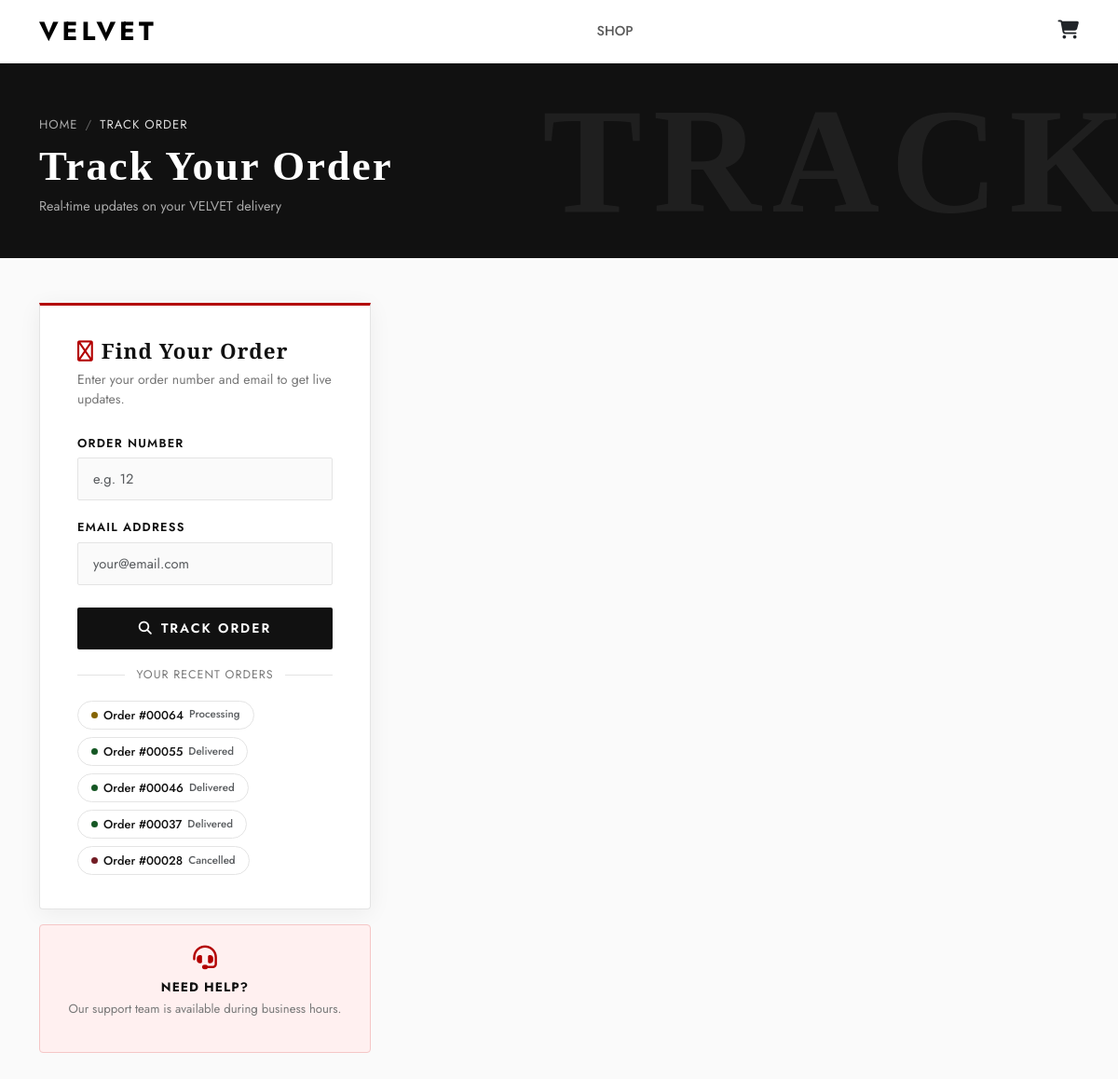
The app's page /order-tracking.php (signed in) with its own data.
### tables this page shows
CREATE TABLE `orders` (
  `id` int(11) NOT NULL,
  `user_id` int(11) NOT NULL,
  `address_id` int(11) DEFAULT NULL,
  `coupon_id` int(11) DEFAULT NULL,
  `status` enum('pending','confirmed','processing','shipped','delivered','cancelled') NOT NULL DEFAULT 'pending',
  `payment_method` enum('COD','VISA') NOT NULL DEFAULT 'COD',
  `payment_status` enum('pending','paid','failed') NOT NULL DEFAULT 'pending',
  `subtotal` decimal(10,2) NOT NULL,
  `discount_amount` decimal(10,2) NOT NULL DEFAULT 0.00,
  `shipping_fee` decimal(10,2) NOT NULL DEFAULT 0.00,
  `total_amount` decimal(10,2) NOT NULL,
  `notes` text DEFAULT NULL,
  `ordered_at` timestamp NOT NULL DEFAULT current_timestamp(),
  `updated_at` timestamp NOT NULL DEFAULT current_timestamp() ON UPDATE current_timestamp()
);

### auth.php (called while the page is built, shortened)
<?php
function isLoggedIn(): bool {
    return isset($_SESSION['user_id']);
}

### order-tracking.php (the view, shortened to what this page needs)
<?php
include 'dbconnect.php';
include 'auth.php';
$isLoggedIn = isLoggedIn();
$user_id    = currentUserId();
$my_orders = [];
if ($isLoggedIn) {
    $mos = $pdo->prepare("
        SELECT id, status, ordered_at, total_amount
        FROM orders WHERE user_id = ? ORDER BY ordered_at DESC LIMIT 10
    ");
    $mos->execute([$user_id]);
    $my_orders = $mos->fetchAll();
}
?>
<!DOCTYPE html>
<html lang="en">
<head>
    <link href="https://cdn.jsdelivr.net/npm/bootstrap@5.3.0/dist/css/bootstrap.min.css" rel="stylesheet">
    <link rel="stylesheet" href="https://cdnjs.cloudflare.com/ajax/libs/font-awesome/6.4.0/css/all.min.css">
    <link href="order-tracking.css" rel="stylesheet">
</head>
<body>
<nav class="navbar navbar-expand-lg navbar-light bg-white sticky-top shadow-sm">
    <div class="container">
        <a class="navbar-brand fw-bold fs-3" href="index.php">VELVET</a>
        <div class="collapse navbar-collapse" id="navbarNav">
            <ul class="navbar-nav mx-auto">
                <li class="nav-item"><a class="nav-link" href="shop.php">Shop</a></li>
            </ul>
            <div class="d-flex align-items-center gap-3">
                <?php if ($isLoggedIn): ?>
                <a href="shopping%20bag.php" class="text-dark"><i class="fa-solid fa-cart-shopping fs-5"></i></a>
                <?php endif; ?>
            </div>
        </div>
    </div>
</nav>
<div class="page-banner">
    <div class="container">
        <nav aria-label="breadcrumb">
            <ol class="breadcrumb">
                <li class="breadcrumb-item"><a href="index.php">Home</a></li>
                <li class="breadcrumb-item active">Track Order</li>
            </ol>
        </nav>
        <h1 class="mt-2">Track Your Order</h1>
        <p class="mb-0" style="color:#aaa;font-size:.9rem;">Real-time updates on your VELVET delivery</p>
    </div>
</div>
<main class="container py-5">
    <div class="row g-4 justify-content-center">
        <div class="col-lg-4 col-md-5">
            <div class="lookup-card">
                <h5><i class="fa-regular fa-magnifying-glass me-2" style="color:var(--red)"></i>Find Your Order</h5>
                <p class="sub">Enter your order number and email to get live updates.</p>
                <div class="mb-3">
                    <label class="form-label">Order Number</label>
                    <input type="number" class="form-control" id="orderInput" placeholder="e.g. 12" min="1">
                </div>
                <div class="mb-4">
                    <label class="form-label">Email Address</label>
                    <input type="email" class="form-control" id="emailInput" placeholder="your@email.com">
                </div>
                <button class="btn-track" onclick="trackOrder()">
                    <i class="fas fa-search me-2"></i>Track Order
                </button>
                <?php if ($isLoggedIn && !empty($my_orders)): ?>
                <div class="divider-or"><span>your recent orders</span></div>
                <div class="sample-chips">
                    <?php foreach ($my_orders as $mo):
                        $statusColors = ['pending'=>'#856404','confirmed'=>'#055160','processing'=>'#856404','shipped'=>'#0c5460','delivered'=>'#155724','cancelled'=>'#721c24'];
                        $col = $statusColors[$mo['status']] ?? '#333';
                    ?>
                    <span class="order-chip"
                          onclick="quickLoad(<?= $mo['id'] ?>)"
                          title="₪<?= number_format($mo['total_amount'],2) ?> — <?= date('M j, Y', strtotime($mo['ordered_at'])) ?>">
                        <span class="chip-dot" style="background:<?= $col ?>"></span>
                        Order #<?= str_pad($mo['id'],5,'0',STR_PAD_LEFT) ?>
                        <span class="text-muted" style="font-size:.72rem;"><?= ucfirst($mo['status']) ?></span>
                    </span>
                    <?php endforeach; ?>
                </div>
                <?php endif; ?>
            </div>
            <div class="help-card mt-3">
                <i class="fas fa-headset d-block"></i>
                <h6>Need Help?</h6>
                <p>Our support team is available during business hours.</p>
            </div>
        </div>
        <div class="col-lg-8 col-md-7">
        </div>
    </div>
</main>
</body>
</html>

### order-tracking.css (style rules this page uses)
:root { --red: #b30000; --red-dark: #8a0000; --red-pale: #fff0f0; --ink: #111111; --muted: #777; --border: #e4e4e4; --bg: #fafafa; --white: #ffffff; --success: #1a7a4a; --success-pale: #e8f5ee; --track-done: #b30000; --track-active: #b30000; --track-pending: #d9d9d9; }
* { box-sizing: border-box; }
body { font-family: 'Jost',sans-serif; background: var(--bg); color: var(--ink); min-height: 100vh; }
.navbar-brand { letter-spacing: 4px; font-weight: 700; font-size: 1.5rem; }
.nav-link { font-weight: 500; text-transform: uppercase; font-size: 0.9rem; padding: 0 15px !important; }
.page-banner { background: var(--ink); color: var(--white); padding: 56px 0 44px; position: relative; overflow: hidden; }
.page-banner::before { content: 'TRACK'; position: absolute; right: -20px; top: 50%; transform: translateY(-50%); font-family:serif; font-size: 10rem; font-weight: 700; opacity: 0.06; letter-spacing: 12px; color: var(--white); pointer-events: none; white-space: nowrap; }
.page-banner h1 { font-family: serif; font-size: 2.8rem; font-weight: 600; letter-spacing: 2px; margin-bottom: 6px; }
.page-banner .breadcrumb { background: none; padding: 0; margin: 0; font-size: 0.82rem; letter-spacing: 1px; text-transform: uppercase; }
.page-banner .breadcrumb-item a { color: #aaa; text-decoration: none; }
.page-banner .breadcrumb-item.active { color: #ddd; }
.page-banner .breadcrumb-item + .breadcrumb-item::before { color: #666; }
.lookup-card { background: var(--white); border: 1px solid var(--border); border-top: 3px solid var(--red); border-radius: 0 0 4px 4px; padding: 36px 40px; box-shadow: 0 4px 24px rgba(0,0,0,0.06); }
.lookup-card h5 { font-family: 'Cormorant Garamond', serif; font-size: 1.4rem; font-weight: 600; letter-spacing: 1px; margin-bottom: 6px; }
.lookup-card p.sub { color: var(--muted); font-size: 0.88rem; margin-bottom: 24px; }
.form-label { font-size: 0.8rem; font-weight: 600; letter-spacing: 1.2px; text-transform: uppercase; color: var(--ink); margin-bottom: 6px; }
.form-control { border: 1px solid var(--border); border-radius: 2px; padding: 11px 16px; font-size: 0.92rem; color: var(--ink); background: var(--bg); transition: border-color 0.2s, box-shadow 0.2s; }
.btn-track { background: var(--ink); color: var(--white); border: none; border-radius: 2px; padding: 12px 32px; font-size: 0.88rem; font-weight: 600; letter-spacing: 2px; text-transform: uppercase; cursor: pointer; transition: background 0.22s, transform 0.15s; width: 100%; }
.divider-or { display: flex; align-items: center; color: var(--muted); font-size: 0.78rem; letter-spacing: 1px; text-transform: uppercase; margin: 18px 0; }
.divider-or::before, .divider-or::after { content: ''; flex: 1; height: 1px; background: var(--border); }
.divider-or span { padding: 0 12px; }
.sample-chips { display: flex; flex-wrap: wrap; gap: 8px; }
.order-chip { display: inline-flex; align-items: center; gap: 6px; border: 1px solid var(--border); border-radius: 20px; padding: 5px 14px; font-size: 0.8rem; font-weight: 500; cursor: pointer; background: var(--white); color: var(--ink); transition: all 0.18s; }
.order-chip .chip-dot { width: 7px; height: 7px; border-radius: 50%; flex-shrink: 0; }
.help-card { background: var(--red-pale); border: 1px solid #f5c6c6; border-radius: 4px; padding: 22px 24px; text-align: center; }
.help-card i { color: var(--red); font-size: 1.6rem; margin-bottom: 10px; }
.help-card h6 { font-size: 0.85rem; font-weight: 700; letter-spacing: 1px; text-transform: uppercase; margin-bottom: 6px; }
.help-card p { font-size: 0.82rem; color: var(--muted); margin-bottom: 14px; }

### records on screen
orders: id "00064", status "Processing"
orders: id "00055", status "Delivered"
orders: id "00046", status "Delivered"
orders: id "00037", status "Delivered"
orders: id "00028", status "Cancelled"
